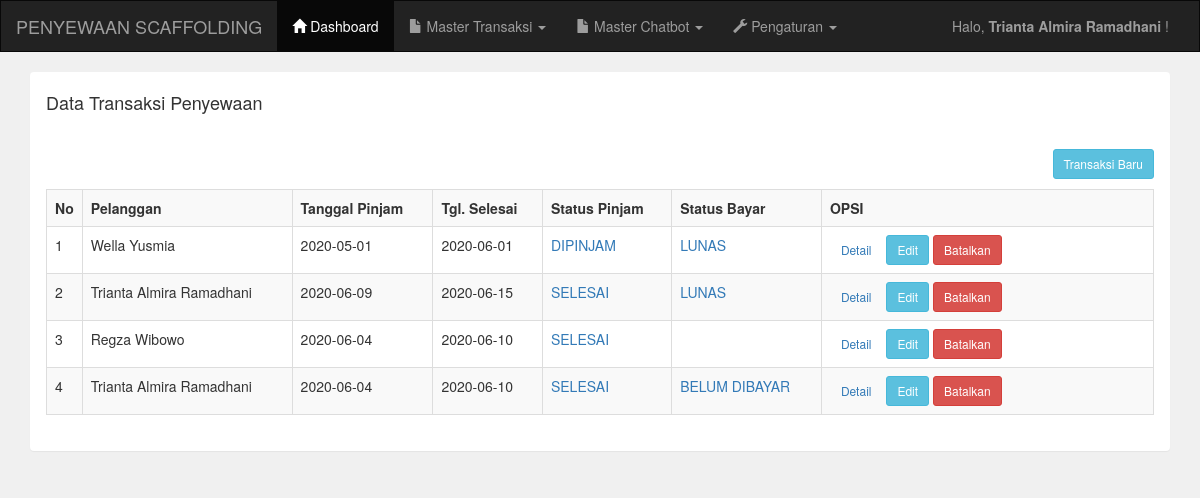
The app's page /admin/transaksi.php (signed in) with its own data.
### tables this page shows
CREATE TABLE `tb_transaction` (
  `id` int(11) NOT NULL,
  `id_cust` int(5) NOT NULL,
  `fdate` date NOT NULL,
  `ldate` date NOT NULL,
  `loanstatus` varchar(20) NOT NULL,
  `paidstatus` varchar(20) NOT NULL,
  `totalharga` int(15) NOT NULL
);

CREATE TABLE `tb_customer` (
  `customer_id` int(5) NOT NULL,
  `customer_nik` varchar(20) NOT NULL,
  `customer_name` varchar(255) NOT NULL,
  `customer_address` text NOT NULL,
  `customer_phone` varchar(20) NOT NULL,
  `customer_company` varchar(150) NOT NULL,
  `customer_project` varchar(150) NOT NULL
);

### admin/transaksi.php (the view)
<?php include 'header.php'; ?>
<div class="container">
	<div class="panel">
		<div class="panel-heading">
			<h4>Data Transaksi Penyewaan</h4>
		</div>
		<div class="panel-body">
			<a href="transaksi_tambah.php" class="btn btn-sm btn-info pull-right">Transaksi Baru</a>
			<br />
			<br />
			<table class="table table-bordered table-striped">
				<tr>
					<th width="1%">No</th>
					<th>Pelanggan</th>
					<th>Tanggal Pinjam</th>
					<th>Tgl. Selesai</th>
					<th>Status Pinjam</th>
					<th>Status Bayar</th>
					<th width="30%">OPSI</th>
				</tr>
				<?php
				include '../koneksi.php';
				$data = mysqli_query($koneksi, "SELECT t.*, c.* FROM tb_transaction AS t LEFT JOIN tb_customer AS c ON t.id_cust = c.customer_id order by id desc");
				$no = 1;
				while ($d = mysqli_fetch_array($data)) {
				?>
					<tr>
						<td><?php echo $no++; ?></td>
						<td><?php echo $d['customer_name']; ?></td>
						<td><?php echo $d['fdate']; ?></td>
						<td><?php echo $d['ldate']; ?></td>
						<td>
							<?php
							if ($d['loanstatus'] == "0") { ?>
								<a href="editls.php?id=<?php echo $d['id']; ?>">DIPINJAM</a>
							<?php } else if ($d['loanstatus'] == "1") { ?>
								<a href="editls.php?id=<?php echo $d['id']; ?>">SELESAI</a>
							<?php } ?>
						</td>
						<td>
							<?php
							if ($d['paidstatus'] == "0") { ?>
								<a href="editps.php?id=<?php echo $d['id']; ?>">BELUM DIBAYAR</a>
							<?php } else if ($d['paidstatus'] == "1") { ?>
								<a href="editps.php?id=<?php echo $d['id']; ?>">LUNAS</a>
							<?php } ?>
						</td>
						<td>
							<a href="detail_transaksi.php?id=<?php echo $d['id']; ?>" class="btn btn-sm">Detail</a>
							<a href="transaksi_edit.php?id=<?php echo $d['id']; ?>" class="btn btn-sm btn-info">Edit</a>
							<a href="transaksi_hapus.php?id=<?php echo $d['id']; ?>" class="btn btn-sm btn-danger">Batalkan</a>
						</td>
					</tr>
				<?php
				}
				?>
			</table>
		</div>
	</div>
</div>
<?php include 'footer.php'; ?>

### records on screen
tb_transaction: tb_customer.customer_name "Wella Yusmia", fdate "2020-05-01", ldate "2020-06-01"
tb_transaction: tb_customer.customer_name "Trianta Almira Ramadhani", fdate "2020-06-09", ldate "2020-06-15"
tb_transaction: tb_customer.customer_name "Regza Wibowo", fdate "2020-06-04", ldate "2020-06-10"
tb_transaction: tb_customer.customer_name "Trianta Almira Ramadhani", fdate "2020-06-04", ldate "2020-06-10"

### other values on screen
$_SESSION['nama'] "Trianta Almira Ramadhani"
